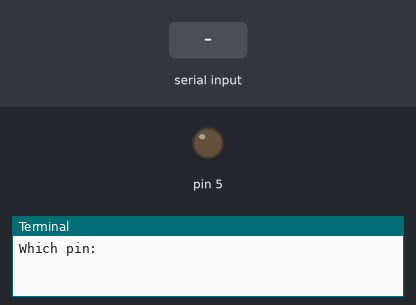
A program run on a simulated Raspberry Pi (header pin numbers). Parts: output pins drawn as LEDs (lit = HIGH), the last lines printed to the terminal. The test bench sets the inputs (shaded band).

Above: at 1.2 s.
1.3 s: "5" typed at the terminal, then Enter
At 2.3 s:
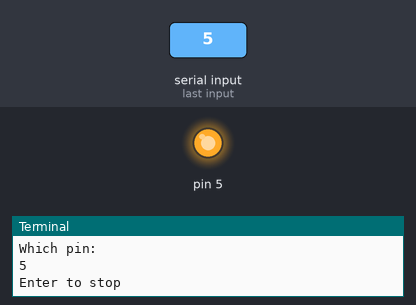
Timing chart, 0 to 4.3 s (numbered marks = the images above; inputs shaded):
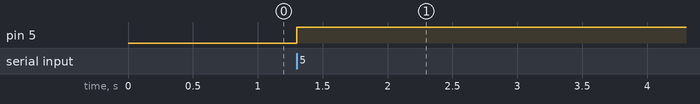

The program:

flash.py
```python
import RPi.GPIO as GPIO


def flash(pin):
    GPIO.output(pin, True)

def stop(pin):
    GPIO.output(pin, False)

def flash_multiple(pins):
    for pin in pins:
        GPIO.output(pin, True)

def stop_multiple(pins):
    for pin in pins:
        GPIO.output(pin, False)

if __name__ == "__main__":
    GPIO.setmode(GPIO.BOARD)

    pin = int(input("Which pin:"))
    GPIO.setup(pin, GPIO.OUT)

    flash(pin)

    wait_for_stop = input("Enter to stop")
    stop(pin)

    GPIO.cleanup()
```

Measured:
- after the input at 1.3 s, pin 5: LOW → HIGH at once
